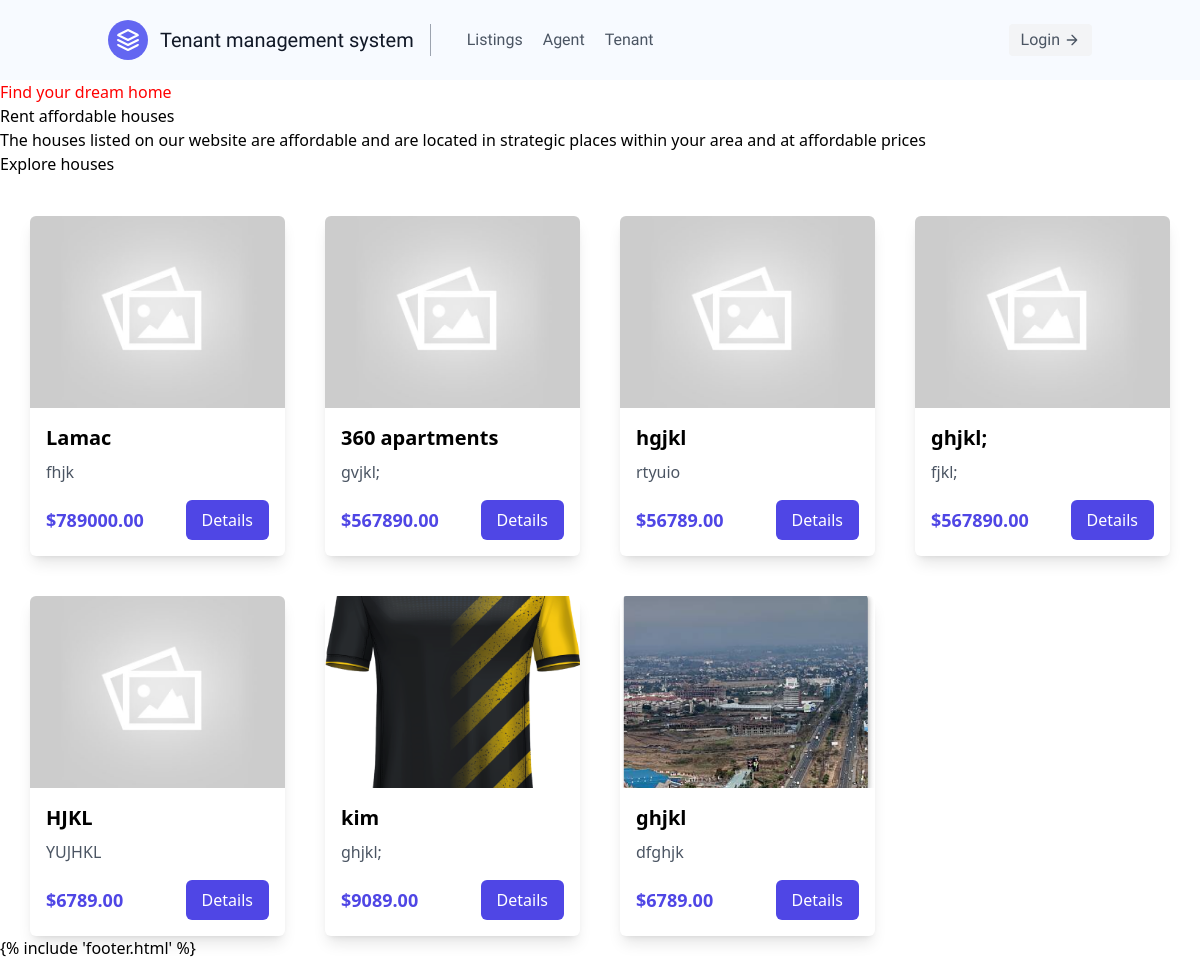
The page / on the database its author committed.
### users/models.py (models this page shows, shortened)
class Property(models.Model):
    name = models.CharField(max_length=50)
    location = models.CharField(max_length=50)
    image = models.ImageField(default='default.jpg', blank=True, null=True, upload_to='apartments')
    price = models.DecimalField(max_digits=10, decimal_places=2)
    description = models.TextField()
    agent = models.ForeignKey(Agent, on_delete=models.CASCADE)

### users/views.py (the view)
# urls.py: path('',views.landing_page, name='landing_page'),
def landing_page(request):
    apartments = Property.objects.all()
    context = {
        'apartments':apartments
    }
    return render(request,'users/home.html',context)

### users/templates/users/home.html
{% extends 'main.html' %} {% load static %} {% block content %}
<div className="hero-bg">
  <div
    className="flex flex-col mx-auto w-[80%] md:mx-0 md:text-start  text-center md:pl-28"
  >
    <h2 className="text-[#e3af5a] uppercase font-barlow">
      Find your dream home
    </h2>
    <h1 className="text-[#fff] mt-5 font-gilda text-6xl">
      Rent affordable houses
    </h1>
    <p className="text-2xl text-[#fff]  font-gilda md:w-[60%] mt-5">
      The houses listed on our website are affordable and are located in
      strategic places within your area and at affordable prices
    </p>
    <button
      className="bg-[#fff] font-barlow uppercase ml-20 md:ml-0 text-[#151623]  px-4 py-4 mt-10 w-44 rounded-md"
    >
      Explore houses
    </button>
  </div>
</div>
<div
  class="grid grid-cols-1 sm:grid-cols-2 md:grid-cols-4 mt-10 md:mx-auto md:w-[95%] gap-10"
>
  {% for apartment in apartments %}
  <div class="bg-white shadow-lg rounded-md overflow-hidden">
    <img
      src="{{ apartment.image.url }}"
      alt="{{ apartment.name }}"
      class="w-full h-48 object-cover object-center"
    />
    <div class="p-4">
      <h5 class="text-xl font-semibold">{{ apartment.name }}</h5>
      <p class="text-gray-600 mt-2">{{ apartment.description }}</p>
      <div class="flex justify-between items-center mt-4">
        <span class="text-lg font-semibold text-indigo-600"
          >${{ apartment.price }}</span
        >
        <a
          href="{% url 'property_details' apartment.id %}"
          class="bg-indigo-600 text-white px-4 py-2 rounded-md hover:bg-indigo-700"
          >Details</a
        >
      </div>
    </div>
  </div>
  {% endfor %}
</div>
{% endblock %}

### static/css/main.css (style rules this page uses)
h2 { color: red; }

### rows shown on the page
Property: image (placeholder picture), name "Lamac", description "fhjk", price "789000.00"
Property: image (placeholder picture), name "360 apartments", description "gvjkl;", price "567890.00"
Property: image (placeholder picture), name "hgjkl", description "rtyuio", price "56789.00"
Property: image (placeholder picture), name "ghjkl;", description "fjkl;", price "567890.00"
Property: image (placeholder picture), name "HJKL", description "YUJHKL", price "6789.00"
Property: image (picture), name "kim", description "ghjkl;", price "9089.00"
Property: image (picture), name "ghjkl", description "dfghjk", price "6789.00"
